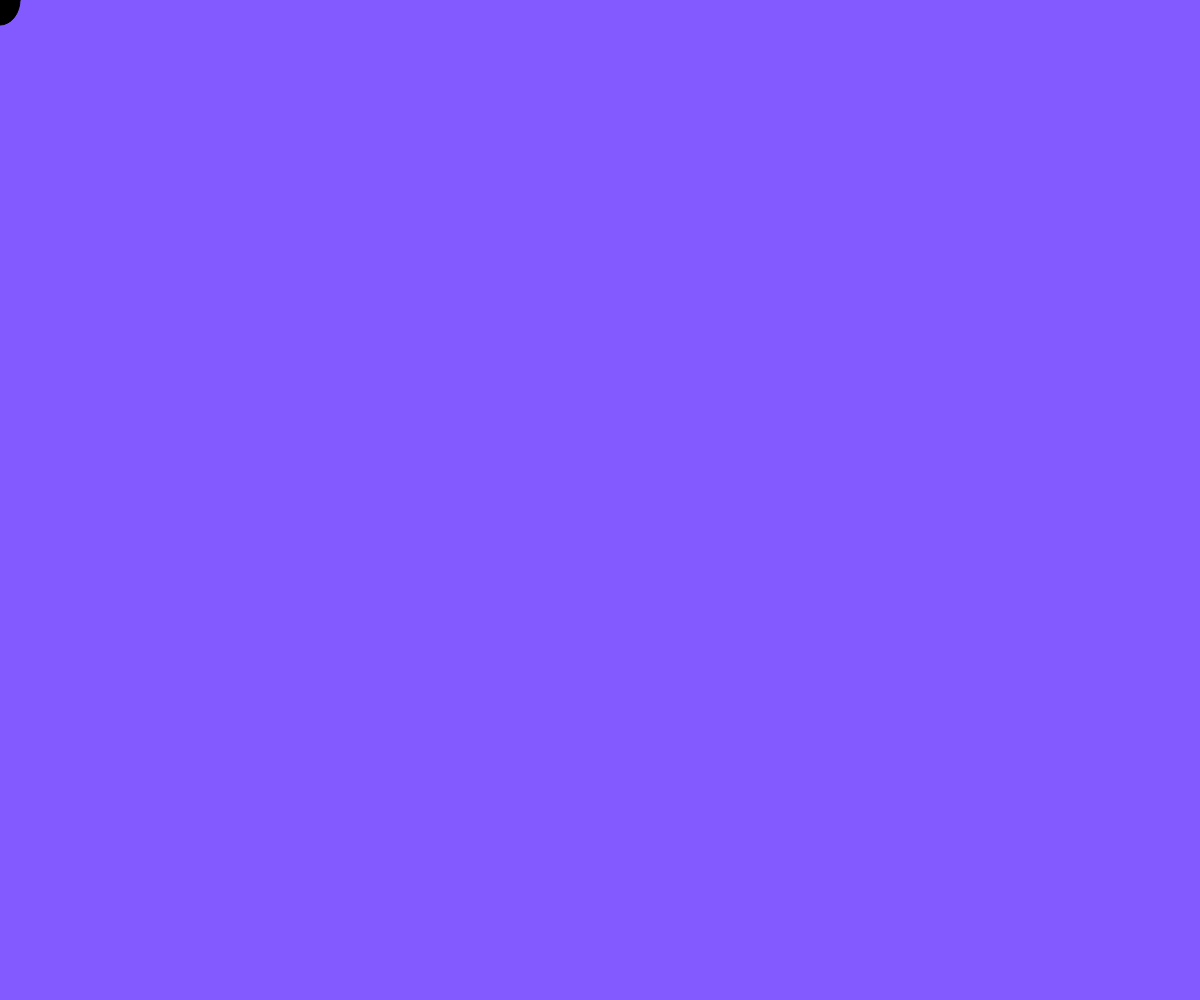
Frame 1 (no input)
Frame 60 (no input): identical to frame 1, image omitted
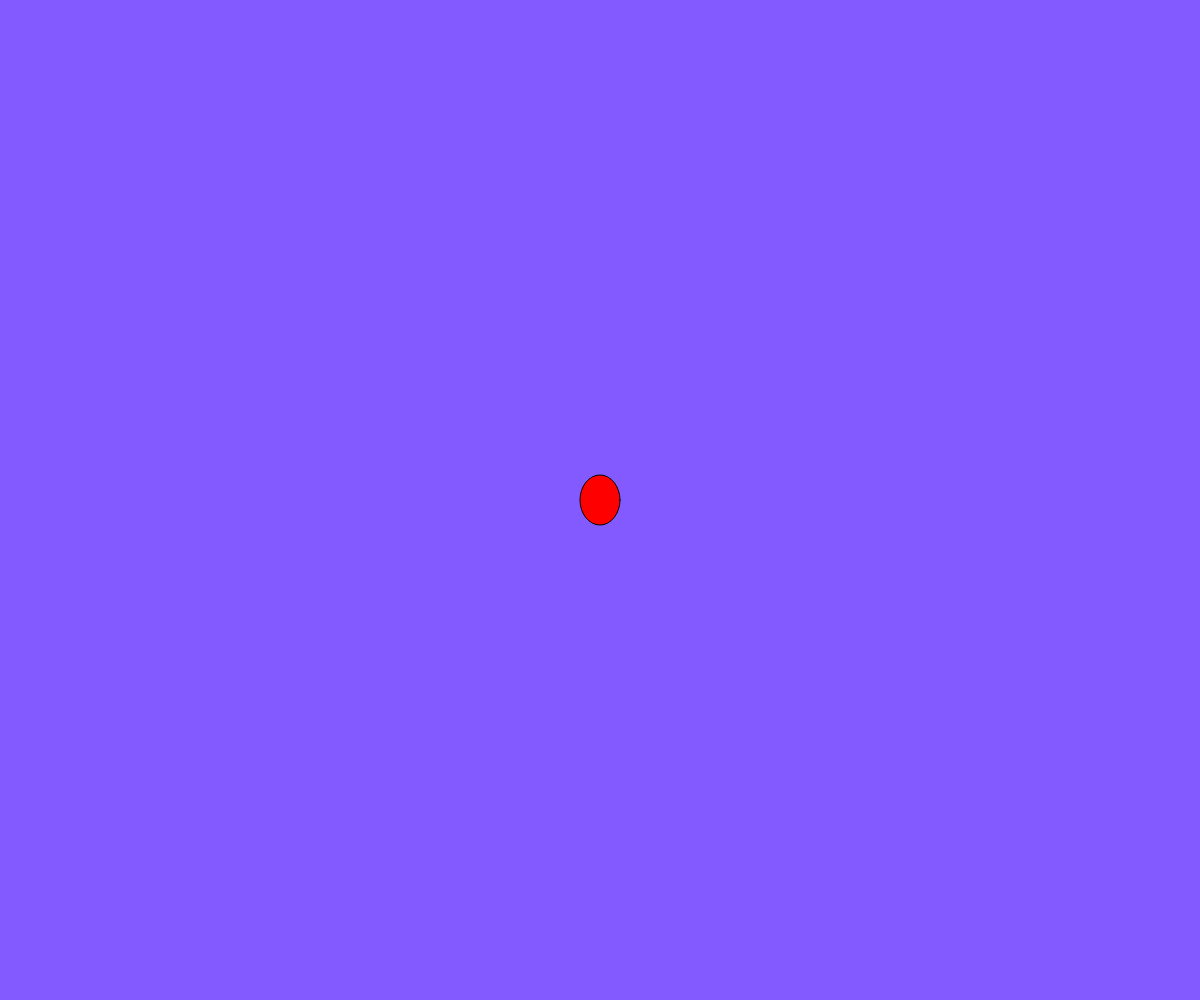
Frame 120 (the mouse pressed at the canvas centre since frame 60)

The p5.js sketch that drew these frames (run headless with seeded random() and noise() and a simulated clock; from frame 60 on, the mouse is pressed at the canvas centre):

// p5.js sketch
// ── sketch.js
// Project Title
// Your Name
// Date
//
// Extra for Experts:
// - describe what you did to take this project "above and beyond"

let r=0;
function setup() {
  createCanvas(windowWidth, windowHeight);
}

function draw() {
  print(frameCount);
  background(130,90,1500);
  fill(r,0,0);
  ellipse(mouseX,mouseY,40,50);
}


function mousePressed(){
  if(r===0){ 
    r=255; 
  }else{
  r=0;
  }
}
